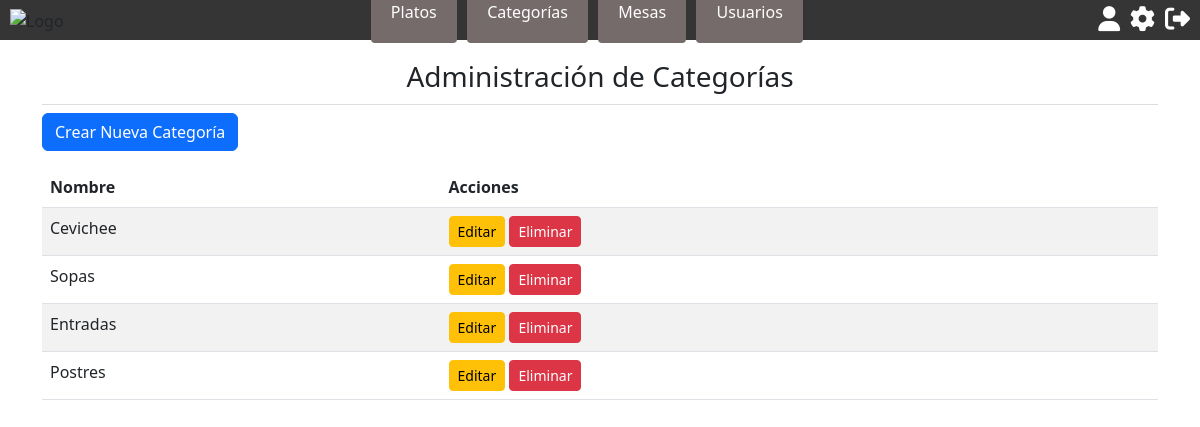
The app's page /categorias/ (signed in) with its own data.
### restaurante_app/models.py (models this page shows, shortened)
class CategoriaMenu(models.Model):
    CatCod = models.AutoField(primary_key=True)
    CatDes = models.CharField(max_length=100)

### restaurante_app/views.py (the view)
# urls.py: path('categorias/', views.categorias_admin, name='categorias_admin'),
@login_required
def categorias_admin(request):
    if request.user.TipUsuCod.TipUsuDes != "Administrador":
        return redirect('index')
    categorias = CategoriaMenu.objects.all()
    return render(request, 'categorias_admin.html', {'categorias': categorias})

### restaurante_app/templates/categorias_admin.html (shortened to what this page needs)
{% extends 'base.html' %}
{% block content %}
<div class="container">
    <h2>Administración de Categorías</h2>
    <a href="{% url 'crear_categoria' %}" class="btn btn-primary mb-3">Crear Nueva Categoría</a>
    <table class="table table-striped">
        <thead>
            <tr>
                <th>Nombre</th>
                <th>Acciones</th>
            </tr>
        </thead>
        <tbody>
            {% for categoria in categorias %}
            <tr>
                <td>{{ categoria.CatDes }}</td>
                <td>
                    <a href="{% url 'editar_categoria' categoria.CatCod %}" class="btn btn-warning btn-sm">Editar</a>
                    <a href="{% url 'eliminar_categoria' categoria.CatCod %}" class="btn btn-danger btn-sm">Eliminar</a>
                </td>
            </tr>
            {% endfor %}
        </tbody>
    </table>
</div>
{% endblock %}

### restaurante_app/static/css/styles.css (style rules this page uses)
* { box-sizing: border-box; margin: 0; padding: 0; }
body { font-family: Arial, sans-serif; }
a { color: white; text-decoration: none; }
h2 { font-size: 28px !important; text-align: center; margin-bottom: 10px; border-bottom: 1px solid #ddd; padding-bottom: 10px; }
.container { max-width: 80rem; margin: 20px auto; }

### records on screen
CategoriaMenu: CatDes "Cevichee"
CategoriaMenu: CatDes "Sopas"
CategoriaMenu: CatDes "Entradas"
CategoriaMenu: CatDes "Postres"
